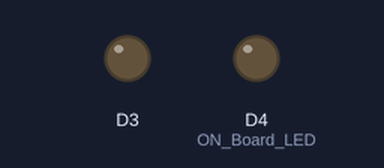
This sketch was run on a simulated ESP8266 (NodeMCU). On the bench: output pins drawn as LEDs (lit = HIGH). WiFi joins after 1.5 s; servers stay silent unless stated; the Firebase database answers and starts empty; what the sketch prints to the serial monitor is not drawn.

Above: at 0.0 s.
At 0.8 s:
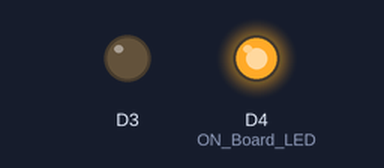
At 2.1 s:
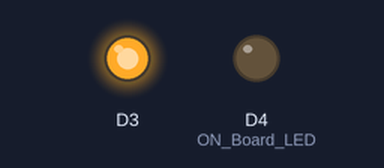
Timing chart, 0 to 3.6 s (numbered marks = the images above):
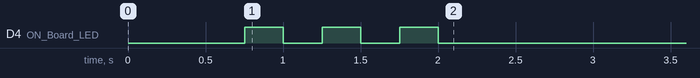

The sketch:

nodemcu.ino
```cpp
#include <SoftwareSerial.h>
SoftwareSerial mySerial(4,5);

#include "Serial_Get_Data.h"
#include <ESP8266WiFi.h>
#include <FirebaseArduino.h>
#include <ArduinoJson.h>
#include <ESP8266HTTPClient.h>

#define FIREBASE_HOST "bebo-26371-default-rtdb.firebaseio.com" //--> URL address of your Firebase Realtime Database.
#define FIREBASE_AUTH "vJ9b8HV5opCB0BA4xuXWX4vsz0Tz9L3pzy4xZ9uk" //--> Your firebase database secret code.

#define ON_Board_LED 2  //--> Defining an On Board LED, used for indicators when the process of connecting to a wifi router

//----------------------------------------SSID and Password of your WiFi router.
const char* ssid = "Pola"; //--> Your wifi name or SSID.
const char* password = "pola14112003"; //--> Your wifi password.
//----------------------------------------

long randNumber;

void setup() {
  // put your setup code here, to run once:
  Serial.begin(9600);
  delay(500);
  pinMode(D3,OUTPUT);
  digitalWrite(D3, LOW);
  WiFi.begin(ssid, password); //--> Connect to your WiFi router
  Serial.println("");

  pinMode(ON_Board_LED,OUTPUT); //--> On Board LED port Direction output
  digitalWrite(ON_Board_LED, HIGH); //--> Turn off Led On Board

  //----------------------------------------Wait for connection
  Serial.print("Connecting");
  while (WiFi.status() != WL_CONNECTED) {
    Serial.print(".");
    //----------------------------------------Make the On Board Flashing LED on the process of connecting to the wifi router.
    digitalWrite(ON_Board_LED, LOW);
    delay(250);
    digitalWrite(ON_Board_LED, HIGH);
    delay(250);
    //----------------------------------------
  }
  //----------------------------------------
  digitalWrite(ON_Board_LED, HIGH); //--> Turn off the On Board LED when it is connected to the wifi router.
  //----------------------------------------If successfully connected to the wifi router, the IP Address that will be visited is displayed in the serial monitor.

  //----------------------------------------

  //----------------------------------------Firebase Realtime Database Configuration.
  Firebase.begin(FIREBASE_HOST, FIREBASE_AUTH);
  //----------------------------------------
}

void loop() {
  // put your main code here, to run repeatedly:
  digitalWrite(D3, HIGH);digitalWrite(ON_Board_LED, LOW);
  Get_Serial_Data('@',',','*');
  var_send_int[1]=var_res_int[1];
  var_send_int[2]=var_res_int[2];
  var_send_int[3]=var_res_int[3];
  var_send_int[4]=var_res_int[4];
  var_send_int[5]=(millis()/1000)%10;
  Put_Serial_Data('@',',','*');
  //----------------------------------------Send data in the form of random value data to the Firebase Realtime Database.
   Firebase.setString("send",datos); //--> Command or code to send data or update data (String data type) to the Firebase Realtime Database.
  datos="";
  // Conditions for handling errors.
  if (Firebase.failed()) {

      Serial.println(Firebase.error());
      delay(500);
      return;
  }


  //----------------------------------------

  //----------------------------------------Command or code to get data from Firebase Realtime Database.

  Serial.println(Firebase.getString("recieve")); //--> Command or code to get data (String data type) from Firebase Realtime Database.

  // Conditions for handling errors.
  if (Firebase.failed()) {
      Serial.println(Firebase.error());
      digitalWrite(D3, LOW);digitalWrite(ON_Board_LED, HIGH);
      delay(500);
      return;
  }
}
```

Serial_Get_Data.h
```cpp
#include "Serial_Put_Data.h"
#define max_get_data 10
 String var_res_str[max_get_data+1];
 int var_res_int[max_get_data+1];
 char c;short var , cont;


 void clear_string(){
  for(int i=1;i<=max_get_data;i++){
            var_res_str[i]="";
          }
  }


 void Get_Serial_Data(char header,char delimiter,char terminator){

if(mySerial.available())                                           //if there's any data received and stored in the serial receive buffer, go and excute the if-condition body. If not, dont excute the if-condition body at all.
  {
    while(mySerial.available())                                      //is there any response came from the ESP8266 and saved in the Arduino input buffer?
      {
       c = mySerial.read();  //gets one byte from serial buffer
       delay(3);  //small delay to allow input buffer to fill                                  //if yes, read the next character from the input buffer and save it in the "response" String variable.
       if(c == header){cont=1;var=1;clear_string();}
      if(c == delimiter){var++;}

      if(cont==1&&c!=header&&c!=delimiter&&c!=terminator){
        var_res_str[var] += c;
        }                                                  //append the next character to the response variabl. at the end we will get a string(array of characters) contains the response.


      if (cont==1&&c == terminator) {
        for(int i=1;i<=var;i++){
          //Serial.print(var_res_str[i]);
          var_res_int[i]=var_res_str[i].toInt();
          //Serial.print("-->");
          //Serial.println(var_res_int[i]);
          //Serial.println("*****************");

        }
        clear_string();
        c=' ';
        cont=0;

    }
      }

  }
  mySerial.flush();
 }
```

Serial_Put_Data.h
```cpp
#define max_send_data 5
int var_send_int[max_send_data+1];
String datos;
void Put_Serial_Data(char header,char delimiter,char terminator){
datos+=header;
for(int i=1;i<=max_send_data;i++){datos+=(String)var_send_int[i];if(i!=max_send_data){datos+=delimiter;}}
datos+=terminator;

}
```

Measured:
- by itself, D4 (ON_Board_LED): alternates HIGH for 0.25 s and LOW for 0.25 s, 5 changes in all, then stays LOW
